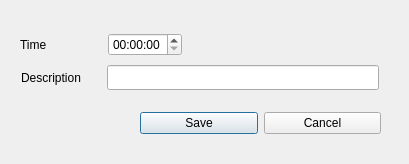
<?xml version="1.0" encoding="UTF-8"?>
<ui version="4.0">
 <class>SingleEvent</class>
 <widget class="QDialog" name="SingleEvent">
  <property name="geometry">
   <rect>
    <x>0</x>
    <y>0</y>
    <width>409</width>
    <height>164</height>
   </rect>
  </property>
  <property name="windowTitle">
   <string>Dialog</string>
  </property>
  <widget class="QWidget" name="layoutWidget">
   <property name="geometry">
    <rect>
     <x>20</x>
     <y>30</y>
     <width>361</width>
     <height>63</height>
    </rect>
   </property>
   <property name="maximumSize">
    <size>
     <width>361</width>
     <height>63</height>
    </size>
   </property>
   <layout class="QVBoxLayout" name="verticalLayout">
    <item>
     <layout class="QHBoxLayout" name="horizontalLayout_2">
      <item>
       <widget class="QLabel" name="timeEdit_label">
        <property name="maximumSize">
         <size>
          <width>82</width>
          <height>26</height>
         </size>
        </property>
        <property name="text">
         <string>Time</string>
        </property>
       </widget>
      </item>
      <item alignment="Qt::AlignLeft">
       <widget class="QTimeEdit" name="timeEdit"/>
      </item>
     </layout>
    </item>
    <item>
     <layout class="QHBoxLayout" name="horizontalLayout">
      <item>
       <widget class="QLabel" name="lineEdit_label">
        <property name="maximumSize">
         <size>
          <width>79</width>
          <height>25</height>
         </size>
        </property>
        <property name="text">
         <string>Description</string>
        </property>
       </widget>
      </item>
      <item>
       <widget class="QLineEdit" name="lineEdit">
        <property name="maximumSize">
         <size>
          <width>272</width>
          <height>25</height>
         </size>
        </property>
        <property name="cursorPosition">
         <number>0</number>
        </property>
       </widget>
      </item>
     </layout>
    </item>
   </layout>
  </widget>
  <widget class="QWidget" name="layoutWidget">
   <property name="geometry">
    <rect>
     <x>140</x>
     <y>110</y>
     <width>241</width>
     <height>27</height>
    </rect>
   </property>
   <layout class="QHBoxLayout" name="horizontalLayout_3">
    <item>
     <widget class="QPushButton" name="saveButton">
      <property name="text">
       <string>Save</string>
      </property>
     </widget>
    </item>
    <item>
     <widget class="QPushButton" name="cancelButton">
      <property name="text">
       <string>Cancel</string>
      </property>
     </widget>
    </item>
   </layout>
  </widget>
 </widget>
 <resources/>
 <connections/>
</ui>
